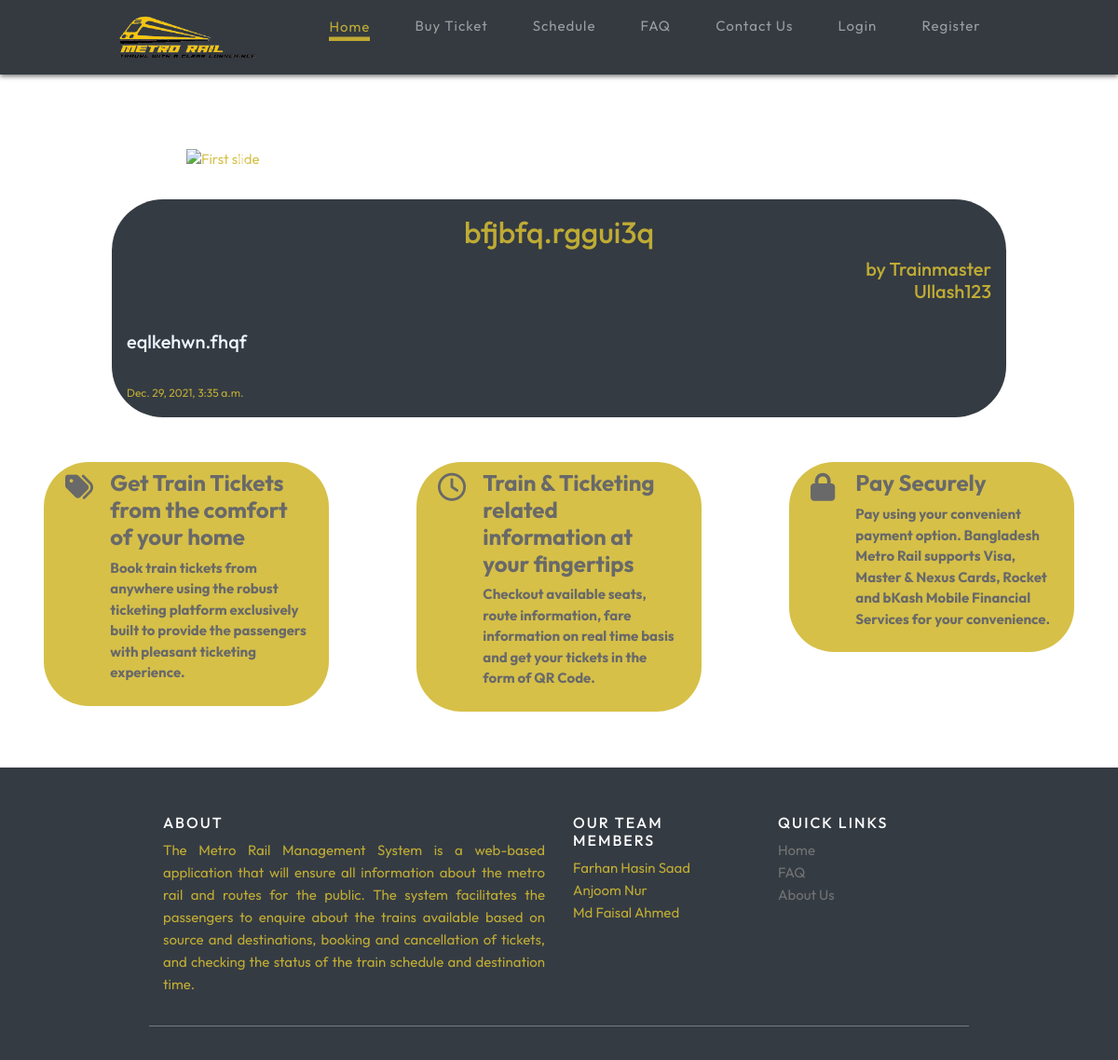
The app's page /, older data.
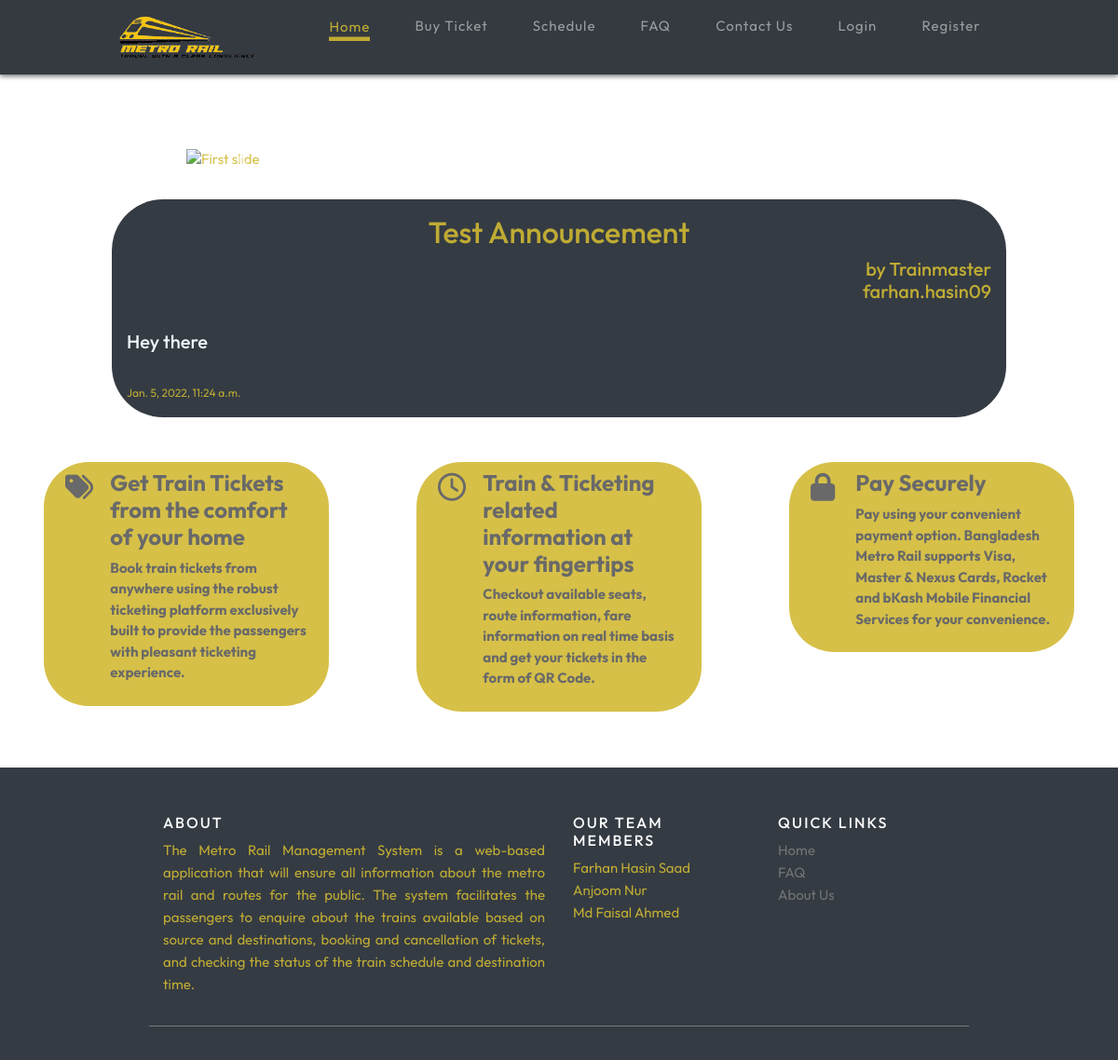
The same page, newer data.
### railapp/models.py (models this page shows, shortened)
class Announcement(models.Model):
    title = models.CharField(max_length=200, unique=True)
    username = models.CharField(max_length=200)
    content = models.TextField()
    created_on = models.DateTimeField(auto_now_add=True)
    class Meta:
         ordering = ['created_on']

### railapp/views.py (the view, shortened to what this page needs)
# urls.py: 2. Add a URL to urlpatterns:  path('', views.home, name='home')
def home(request):
    try:
        post_list=Announcement.objects.order_by('created_on').reverse()
        post_list_2=Announcement.objects.latest('created_on')
        test=Book.objects.all()
        context = {'post_list':post_list, 'post_list_2':post_list_2, 'test':test}
    except ObjectDoesNotExist:
        context={}
    return render(request, 'railapp/home.html', context)

### railapp/templates/railapp/home.html (shortened to what this page needs)
{% extends 'railapp/main.html' %}
{% load static %}
{% block content %}
<html>
<link rel="stylesheet" href="{% static 'css/homebuy.css'%}">
<link rel="stylesheet" href="{% static 'css/contact.css' %}">
<body>
{% if request.user.is_authenticated and user.is_trainmaster == True %}
<div class="inner">
  <form class="{% url 'home' %}" method="post">
    {% csrf_token %}
    <h3 style="text-align:center;">Post Announcement {{name}}</h3>
    <p style="text-align:center;">If you have any announcement to make type the message in the box below. </p>
    <label class="form-group" >
      <input class="form-control" type="text" id="fname" name="title"><br><br>
      <textarea name='content' id="" class="form-control" required></textarea>
      <span class="border"></span>
    </label>
    <button type="submit" class="btn
    dento-btn">Post</button>
  </form>
</div>
{% for row in post_list %}
  <div class="post">
  <h2 style="text-align: center;">{{row.title}}</h2>
  <h5 style="text-align: right;">by {{row.username}}</h5> <br>
  <h5 style="color: aliceblue;">{{row.content}}</h5> <br>
  <small style="text-align: right;">{{row.created_on}}</small>
  </div>
  {% endfor %}
{% else %}
<div id="carouselExampleFade" class="carousel slide carousel-fade " data-ride="carousel">
  <div class="carousel-inner ">
    <div class="carousel-item active ">
      <img class="d-block w-100" src="https://www.travelmate.com.bd/wp-content/uploads/2021/05/Metro-Rail-Dhaka.jpg" alt="First slide">
    </div>
  </div>
  <a class="carousel-control-prev " href="#carouselExampleFade" role="button" data-slide="prev">
    <span class="carousel-control-prev-icon" aria-hidden="true"></span>
  </a>
  <a class="carousel-control-next" href="#carouselExampleFade" role="button" data-slide="next">
    <span class="carousel-control-next-icon" aria-hidden="true"></span>
  </a>
</div>
<div class="post" style="margin-bottom: 3rem;">
  <h2 style="text-align: center;">{{post_list_2.title}}</h2><h5 style="text-align: right;">by Trainmaster <br> {{post_list_2.username}}</h5> <br>
  <h5 style="color: aliceblue;">{{post_list_2.content}}</h5> <br>
  <small style="text-align: right;">{{post_list_2.created_on}}</small>
  </div>
<div class="mainrow ">
  <div class="col-md-4">
  <div class="row">
  <div class="col-2 col-sm-2 mt-1 cus-i-col">
    <i class="fas fa-tags fa-2x"></i>
  </div>
  <div class="col-10 col-sm-10">
    <h4 class="font-weight-bold">Get Train Tickets from the comfort of your home</h4>
    <p class="font-weight-bold cus-font-col-5">Book train tickets from anywhere using
      the robust ticketing platform exclusively built to provide the passengers with pleasant ticketing experience.</p>
  </div>
  </div>
  </div>
  <div class="col-md-4">
  <div class="row">
  <div class="col-2 col-md-2 mt-1  cus-i-col">
    <i class="far fa-clock fa-2x"></i>
  </div>
  <div class="col-10 col-md-10">
    <h4 class="font-weight-bold">Train &amp; Ticketing related information at your fingertips</h4>
      <p class="font-weight-bold cus-font-col-5">Checkout available seats, route information, fare information on real time basis and get your tickets in the form of QR Code.</p>
  </div>
  </div>
  </div>
  <div class="col-md-4">
   <div class="row">
  <div class="col-2 col-md-2 mt-1  cus-i-col">
  <i class="fas fa-lock fa-2x"></i>
  </div>
  <div class="col-10 col-md-10">
   <h4 class="font-weight-bold">Pay Securely</h4>
  <p class="font-weight-bold cus-font-col-5">Pay using your convenient payment option.
    Bangladesh Metro Rail supports Visa, Master &amp; Nexus Cards, Rocket and bKash Mobile Financial Services for your convenience.</p>
 </div>
 </div>
 </div>
 </div>
 {% endif %}
</body>
{% endblock content %}

Row changes from the older to the newer data that the page shows:
no longer on this page (row unchanged): Announcement: title "bfjbfq.rggui3q", username "Ullash123", content "eqlkehwn.fhqf", created_on "Dec. 29, 2021, 3:35 a.m."
added Announcement: title "Test Announcement", username "farhan.hasin09", content "Hey there", created_on "Jan. 5, 2022, 11:24 a.m."
